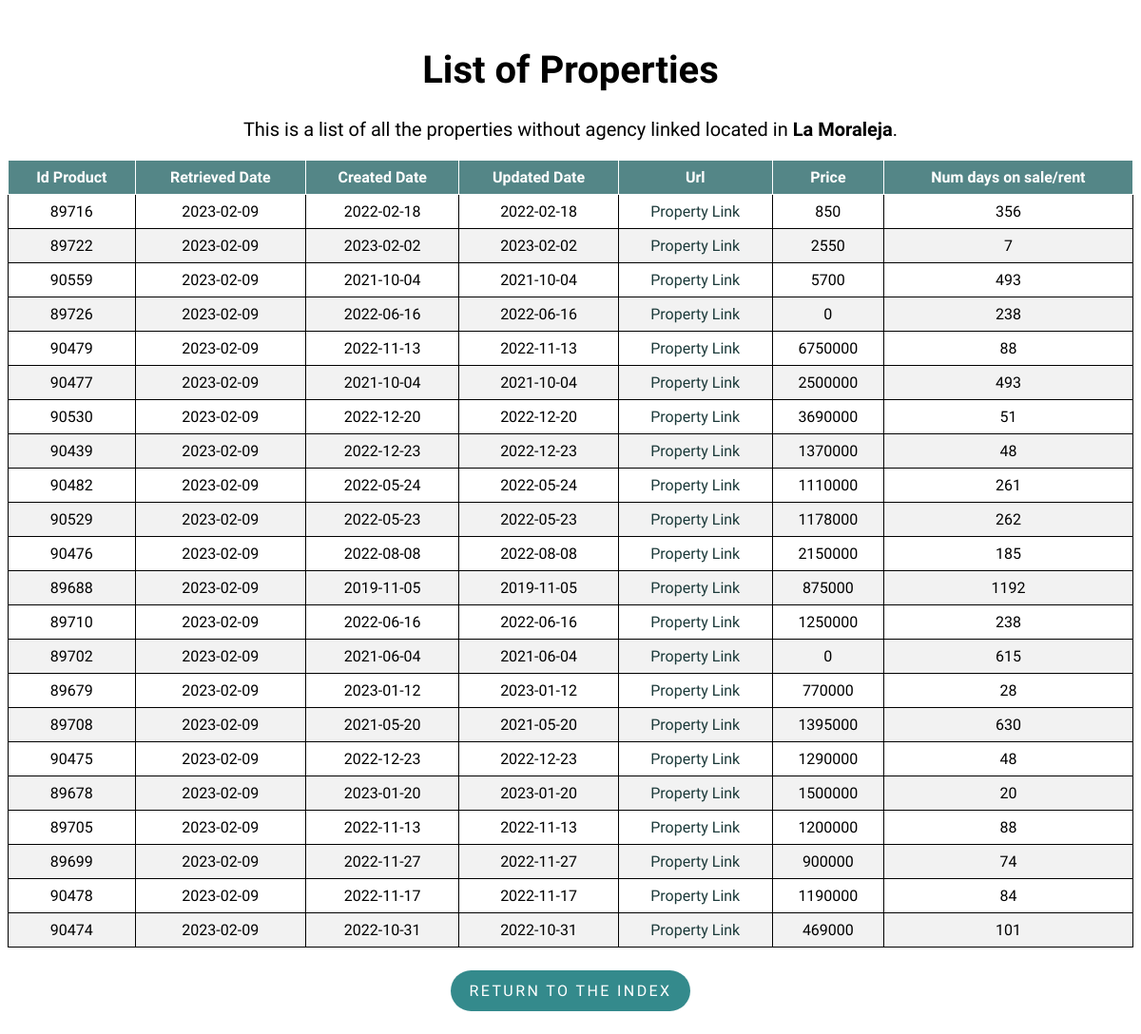
The app's page /property/La Moraleja with its own data.
### flask-app/read_db.py (models this page shows)
class Property(db.Model):
    __tablename__ = 'properties'
    id_product = db.Column(db.Integer, primary_key=True)
    retrieved_date = db.Column(db.Date)
    created_date = db.Column(db.Date)
    url = db.Column(db.Text)
    mobile = db.Column(db.Integer)
    agency = db.Column(db.Text)
    real_estate_id = db.Column(db.Integer)
    price = db.Column(db.Integer)
    type_id = db.Column(db.Integer)
    trans_type_id = db.Column(db.Integer)
    location = db.Column(db.Text)
    num_days = db.Column(db.Integer)
    updated_date = db.Column(db.Date)

### flask-app/read_db.py (the view)
@app.route('/property/<location>', methods=['GET', 'POST'])
def property(location):
    properties = Property.query.filter_by(
        type_id=1, location=location).order_by(Property.url).distinct()
    return render_template('list.html', properties=properties, location=location)

### flask-app/templates/list.html (shortened to what this page needs)
<!DOCTYPE html>
<html lang="en">
<head>
    <link rel="stylesheet" type="text/css" href="{{ url_for('static', filename='styles/style.css') }}">
    <link rel="stylesheet" type="text/css" href="{{ url_for('static', filename='styles/tablesort.css') }}">
</head>
<body>
    <h1 class="list_header" style="font-size:40px;">List of Properties</h1>
    <p class="list_header" style="margin-top: 25px;font-size:20px;">This is a list of all the properties without agency linked located in
        <strong>{{ location }}</strong>.
    </p>
    <table class="table table-sortable">
        <thead>
            <tr>
                <th>Id Product</th>
                <th>Retrieved Date</th>
                <th>Created Date</th>
                <th>Updated Date</th>
                <th>Url</th>
                <th>Price</th>
                <th>Num days on sale/rent</th>
            </tr>
        </thead>
        <tbody>
            {% for property in properties %}
            <tr>
                <td>{{ property.id_product }}</td>
                <td>{{ property.retrieved_date }}</td>
                <td>{{ property.created_date }}</td>
                <td>{{ property.updated_date }}</td>
                <td>
                    <a class="property_link" href={{ property.url }}>Property Link</a>
                </td>
                <td><a>{{ property.price }}</a></td>
                <td>{{ property.num_days }}</td>
            </tr>
            {% endfor %}
        </tbody>
    </table>
    <div class = "btn_container">
        <p class="return_btn"><a class = "btn_link" href="{{ url_for('index') }}">Return to the index</a></p>
    </div>
</body>
</html>

### flask-app/static/styles/style.css (style rules this page uses)
body { font-family: 'Muli','Open Sans','Open Sans-fallback',sans-serif; }
table, th, td { border: 1px solid; }
table { width: 100%; border-collapse: collapse; }
th, td { text-align: center; padding: 8px; }
tr:nth-child(even) { background-color: #f2f2f2 }
th { background-color: rgb(84, 134, 135); color: white; }
.index_header, .list_header { margin-top: 50px; text-align: center; }
a.property_link { text-decoration: none; }
a.property_link:link, a.property_link:visited { color: rgb(28, 58, 58); }
.return_btn { display: inline-block; padding: .75rem 1.25rem; border-radius: 10rem; text-transform: uppercase; font-size: 1rem; letter-spacing: .15rem; transition: all .3s; position: relative; overflow: hidden; z-index: 1; background-color: rgb(52, 138, 140); }
.btn_link { text-decoration: none; color: #fff; }
.btn_container { margin-top: 8px; display: flex; justify-content: center; align-items: center; }

### flask-app/static/styles/tablesort.css (style rules this page uses)
.table-sortable th { cursor: pointer; }

### records on screen
Property: id_product "89716", retrieved_date "2023-02-09", created_date "2022-02-18", updated_date "2022-02-18", price "850", num_days "356"
Property: id_product "89722", retrieved_date "2023-02-09", created_date "2023-02-02", updated_date "2023-02-02", price "2550", num_days "7"
Property: id_product "90559", retrieved_date "2023-02-09", created_date "2021-10-04", updated_date "2021-10-04", price "5700", num_days "493"
Property: id_product "89726", retrieved_date "2023-02-09", created_date "2022-06-16", updated_date "2022-06-16", price "0", num_days "238"
Property: id_product "90479", retrieved_date "2023-02-09", created_date "2022-11-13", updated_date "2022-11-13", price "6750000", num_days "88"
Property: id_product "90477", retrieved_date "2023-02-09", created_date "2021-10-04", updated_date "2021-10-04", price "2500000", num_days "493"
Property: id_product "90530", retrieved_date "2023-02-09", created_date "2022-12-20", updated_date "2022-12-20", price "3690000", num_days "51"
Property: id_product "90439", retrieved_date "2023-02-09", created_date "2022-12-23", updated_date "2022-12-23", price "1370000", num_days "48"
Property: id_product "90482", retrieved_date "2023-02-09", created_date "2022-05-24", updated_date "2022-05-24", price "1110000", num_days "261"
Property: id_product "90529", retrieved_date "2023-02-09", created_date "2022-05-23", updated_date "2022-05-23", price "1178000", num_days "262"
Property: id_product "90476", retrieved_date "2023-02-09", created_date "2022-08-08", updated_date "2022-08-08", price "2150000", num_days "185"
Property: id_product "89688", retrieved_date "2023-02-09", created_date "2019-11-05", updated_date "2019-11-05", price "875000", num_days "1192"
Property: id_product "89710", retrieved_date "2023-02-09", created_date "2022-06-16", updated_date "2022-06-16", price "1250000", num_days "238"
Property: id_product "89702", retrieved_date "2023-02-09", created_date "2021-06-04", updated_date "2021-06-04", price "0", num_days "615"
Property: id_product "89679", retrieved_date "2023-02-09", created_date "2023-01-12", updated_date "2023-01-12", price "770000", num_days "28"
Property: id_product "89708", retrieved_date "2023-02-09", created_date "2021-05-20", updated_date "2021-05-20", price "1395000", num_days "630"
Property: id_product "90475", retrieved_date "2023-02-09", created_date "2022-12-23", updated_date "2022-12-23", price "1290000", num_days "48"
Property: id_product "89678", retrieved_date "2023-02-09", created_date "2023-01-20", updated_date "2023-01-20", price "1500000", num_days "20"
Property: id_product "89705", retrieved_date "2023-02-09", created_date "2022-11-13", updated_date "2022-11-13", price "1200000", num_days "88"
Property: id_product "89699", retrieved_date "2023-02-09", created_date "2022-11-27", updated_date "2022-11-27", price "900000", num_days "74"
Property: id_product "90478", retrieved_date "2023-02-09", created_date "2022-11-17", updated_date "2022-11-17", price "1190000", num_days "84"
Property: id_product "90474", retrieved_date "2023-02-09", created_date "2022-10-31", updated_date "2022-10-31", price "469000", num_days "101"

### other values on screen
{{ location }} "La Moraleja"
